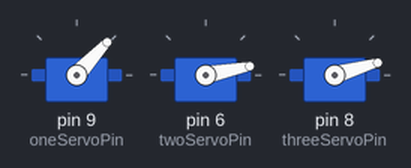
A sketch run on a simulated Arduino Uno, built with avr-gcc and run on an emulated ATmega328P. Shown: 3 × servo.

Above: at 1.15 s.
At 5.96 s:
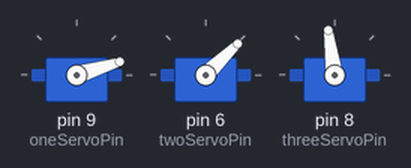
At 10.52 s:
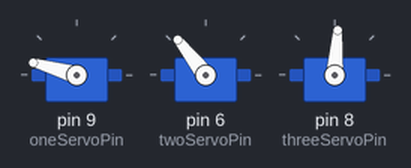
At 19.89 s:
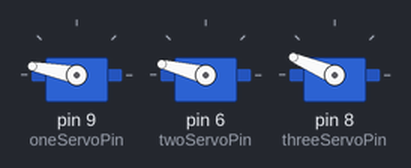
At 29.26 s:
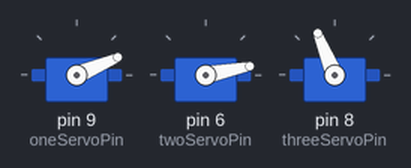
At 38.94 s:
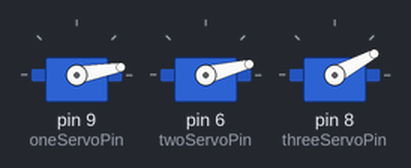
Timing chart, 0 to 40.0 s (numbered marks = the images above):
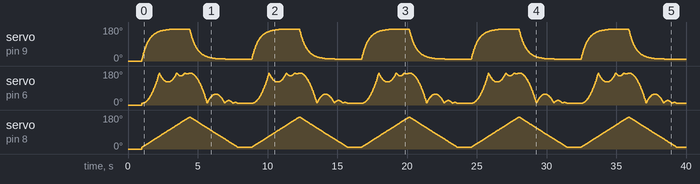

The sketch:

EasingDemo.ino
```cpp
#include <Arduino.h>
#include "easing.h"
#include <Servo.h>

Servo oneServo;
Servo twoServo;
Servo threeServo;


int oneServoPin = 9;
int twoServoPin = 6;
int threeServoPin = 8;

float iterations = 2000; // Iterationer pr animation

float pos = 0;
float oneServoPos = 0;
float twoServoPos = 0;
float threeServoPos = 0;


void setup() {
    oneServo.attach(oneServoPin);
    twoServo.attach(twoServoPin);
    threeServo.attach(threeServoPin);

    oneServo.write(0);
    twoServo.write(0);
    threeServo.write(0);


    delay(1000);

}

void loop() {
    for (pos = 0; pos <= iterations; pos++) {

        oneServoPos = 10 + 160 * ExponentialEaseOut(pos/iterations);
        twoServoPos = 10 + 160 * BounceEaseOut(pos/iterations);
        threeServoPos = 10 + 160 * pos/iterations;


        oneServo.write(oneServoPos);
        twoServo.write(twoServoPos);
        threeServo.write(threeServoPos);

        delay(1);
    }


    for (pos = iterations; pos >= 0; pos--) {

      oneServoPos = 10 + 160 * ExponentialEaseIn(pos/iterations);
      twoServoPos = 10 + 160 * BounceEaseIn(pos/iterations);
      threeServoPos = 10 + 160 * pos/iterations;


        oneServo.write(oneServoPos);
        twoServo.write(twoServoPos);
        threeServo.write(threeServoPos);

        delay(1);
    }

    delay(1000);
}
```

easing.c
```cpp
// (licence header left out)
#include <math.h>
#include "easing.h"

// Modeled after the line y = x
AHFloat LinearInterpolation(AHFloat p)
{
    return p;
}

// Modeled after the parabola y = x^2
AHFloat QuadraticEaseIn(AHFloat p)
{
    return p * p;
}

// Modeled after the parabola y = -x^2 + 2x
AHFloat QuadraticEaseOut(AHFloat p)
{
    return -(p * (p - 2));
}

// Modeled after the piecewise quadratic
// y = (1/2)((2x)^2)             ; [0, 0.5)
// y = -(1/2)((2x-1)*(2x-3) - 1) ; [0.5, 1]
AHFloat QuadraticEaseInOut(AHFloat p)
{
    if(p < 0.5)
    {
        return 2 * p * p;
    }
    else
    {
        return (-2 * p * p) + (4 * p) - 1;
    }
}

// Modeled after the cubic y = x^3
AHFloat CubicEaseIn(AHFloat p)
{
    return p * p * p;
}

// Modeled after the cubic y = (x - 1)^3 + 1
AHFloat CubicEaseOut(AHFloat p)
{
    AHFloat f = (p - 1);
    return f * f * f + 1;
}

// Modeled after the piecewise cubic
// y = (1/2)((2x)^3)       ; [0, 0.5)
// y = (1/2)((2x-2)^3 + 2) ; [0.5, 1]
AHFloat CubicEaseInOut(AHFloat p)
{
    if(p < 0.5)
    {
        return 4 * p * p * p;
    }
    else
    {
        AHFloat f = ((2 * p) - 2);
        return 0.5 * f * f * f + 1;
    }
}

// Modeled after the quartic x^4
AHFloat QuarticEaseIn(AHFloat p)
{
    return p * p * p * p;
}

// Modeled after the quartic y = 1 - (x - 1)^4
AHFloat QuarticEaseOut(AHFloat p)
{
    AHFloat f = (p - 1);
    return f * f * f * (1 - p) + 1;
}

// Modeled after the piecewise quartic
// y = (1/2)((2x)^4)        ; [0, 0.5)
// y = -(1/2)((2x-2)^4 - 2) ; [0.5, 1]
AHFloat QuarticEaseInOut(AHFloat p)
{
    if(p < 0.5)
    {
        return 8 * p * p * p * p;
    }
    else
    {
        AHFloat f = (p - 1);
        return -8 * f * f * f * f + 1;
    }
}

// Modeled after the quintic y = x^5
AHFloat QuinticEaseIn(AHFloat p)
{
    return p * p * p * p * p;
}

// Modeled after the quintic y = (x - 1)^5 + 1
AHFloat QuinticEaseOut(AHFloat p)
{
    AHFloat f = (p - 1);
    return f * f * f * f * f + 1;
}

// Modeled after the piecewise quintic
// y = (1/2)((2x)^5)       ; [0, 0.5)
// y = (1/2)((2x-2)^5 + 2) ; [0.5, 1]
AHFloat QuinticEaseInOut(AHFloat p)
{
    if(p < 0.5)
    {
        return 16 * p * p * p * p * p;
    }
    else
    {
        AHFloat f = ((2 * p) - 2);
        return  0.5 * f * f * f * f * f + 1;
    }
}

// Modeled after quarter-cycle of sine wave
AHFloat SineEaseIn(AHFloat p)
{
    return sin((p - 1) * M_PI_2) + 1;
}

// Modeled after quarter-cycle of sine wave (different phase)
AHFloat SineEaseOut(AHFloat p)
{
    return sin(p * M_PI_2);
}

// Modeled after half sine wave
AHFloat SineEaseInOut(AHFloat p)
{
    return 0.5 * (1 - cos(p * M_PI));
}

// Modeled after shifted quadrant IV of unit circle
AHFloat CircularEaseIn(AHFloat p)
{
    return 1 - sqrt(1 - (p * p));
}

// Modeled after shifted quadrant II of unit circle
AHFloat CircularEaseOut(AHFloat p)
{
    return sqrt((2 - p) * p);
}

// Modeled after the piecewise circular function
// y = (1/2)(1 - sqrt(1 - 4x^2))           ; [0, 0.5)
// y = (1/2)(sqrt(-(2x - 3)*(2x - 1)) + 1) ; [0.5, 1]
AHFloat CircularEaseInOut(AHFloat p)
{
    if(p < 0.5)
    {
        return 0.5 * (1 - sqrt(1 - 4 * (p * p)));
    }
    else
    {
        return 0.5 * (sqrt(-((2 * p) - 3) * ((2 * p) - 1)) + 1);
    }
}

// Modeled after the exponential function y = 2^(10(x - 1))
AHFloat ExponentialEaseIn(AHFloat p)
{
    return (p == 0.0) ? p : pow(2, 10 * (p - 1));
}

// Modeled after the exponential function y = -2^(-10x) + 1
AHFloat ExponentialEaseOut(AHFloat p)
{
    return (p == 1.0) ? p : 1 - pow(2, -10 * p);
}

// Modeled after the piecewise exponential
// y = (1/2)2^(10(2x - 1))         ; [0,0.5)
// y = -(1/2)*2^(-10(2x - 1))) + 1 ; [0.5,1]
AHFloat ExponentialEaseInOut(AHFloat p)
{
    if(p == 0.0 || p == 1.0) return p;

    if(p < 0.5)
    {
        return 0.5 * pow(2, (20 * p) - 10);
    }
    else
    {
        return -0.5 * pow(2, (-20 * p) + 10) + 1;
    }
}

// Modeled after the damped sine wave y = sin(13pi/2*x)*pow(2, 10 * (x - 1))
AHFloat ElasticEaseIn(AHFloat p)
{
    return sin(13 * M_PI_2 * p) * pow(2, 10 * (p - 1));
}

// Modeled after the damped sine wave y = sin(-13pi/2*(x + 1))*pow(2, -10x) + 1
AHFloat ElasticEaseOut(AHFloat p)
{
    return sin(-13 * M_PI_2 * (p + 1)) * pow(2, -10 * p) + 1;
}

// Modeled after the piecewise exponentially-damped sine wave:
// y = (1/2)*sin(13pi/2*(2*x))*pow(2, 10 * ((2*x) - 1))      ; [0,0.5)
// y = (1/2)*(sin(-13pi/2*((2x-1)+1))*pow(2,-10(2*x-1)) + 2) ; [0.5, 1]
AHFloat ElasticEaseInOut(AHFloat p)
{
    if(p < 0.5)
    {
        return 0.5 * sin(13 * M_PI_2 * (2 * p)) * pow(2, 10 * ((2 * p) - 1));
    }
    else
    {
        return 0.5 * (sin(-13 * M_PI_2 * ((2 * p - 1) + 1)) * pow(2, -10 * (2 * p - 1)) + 2);
    }
}

// Modeled after the overshooting cubic y = x^3-x*sin(x*pi)
AHFloat BackEaseIn(AHFloat p)
{
    return p * p * p - p * sin(p * M_PI);
}

// Modeled after overshooting cubic y = 1-((1-x)^3-(1-x)*sin((1-x)*pi))
AHFloat BackEaseOut(AHFloat p)
{
    AHFloat f = (1 - p);
    return 1 - (f * f * f - f * sin(f * M_PI));
}

// Modeled after the piecewise overshooting cubic function:
// y = (1/2)*((2x)^3-(2x)*sin(2*x*pi))           ; [0, 0.5)
// y = (1/2)*(1-((1-x)^3-(1-x)*sin((1-x)*pi))+1) ; [0.5, 1]
AHFloat BackEaseInOut(AHFloat p)
{
    if(p < 0.5)
    {
        AHFloat f = 2 * p;
        return 0.5 * (f * f * f - f * sin(f * M_PI));
    }
    else
    {
        AHFloat f = (1 - (2*p - 1));
        return 0.5 * (1 - (f * f * f - f * sin(f * M_PI))) + 0.5;
    }
}

AHFloat BounceEaseIn(AHFloat p)
{
    return 1 - BounceEaseOut(1 - p);
}

AHFloat BounceEaseOut(AHFloat p)
{
    if(p < 4/11.0)
    {
        return (121 * p * p)/16.0;
    }
    else if(p < 8/11.0)
    {
        return (363/40.0 * p * p) - (99/10.0 * p) + 17/5.0;
    }
    else if(p < 9/10.0)
    {
        return (4356/361.0 * p * p) - (35442/1805.0 * p) + 16061/1805.0;
    }
    else
    {
        return (54/5.0 * p * p) - (513/25.0 * p) + 268/25.0;
    }
}

AHFloat BounceEaseInOut(AHFloat p)
{
    if(p < 0.5)
    {
        return 0.5 * BounceEaseIn(p*2);
    }
    else
    {
        return 0.5 * BounceEaseOut(p * 2 - 1) + 0.5;
    }
}
```

easing.h
```cpp
// (licence header left out)
#ifndef AH_EASING_H
#define AH_EASING_H

#if defined(__LP64__) && !defined(AH_EASING_USE_DBL_PRECIS)
#define AH_EASING_USE_DBL_PRECIS
#endif

#ifdef AH_EASING_USE_DBL_PRECIS
#define AHFloat double
#else
#define AHFloat float
#endif

#if defined __cplusplus
extern "C" {
#endif

typedef AHFloat (*AHEasingFunction)(AHFloat);

// Linear interpolation (no easing)
AHFloat LinearInterpolation(AHFloat p);

// Quadratic easing; p^2
AHFloat QuadraticEaseIn(AHFloat p);
AHFloat QuadraticEaseOut(AHFloat p);
AHFloat QuadraticEaseInOut(AHFloat p);

// Cubic easing; p^3
AHFloat CubicEaseIn(AHFloat p);
AHFloat CubicEaseOut(AHFloat p);
AHFloat CubicEaseInOut(AHFloat p);

// Quartic easing; p^4
AHFloat QuarticEaseIn(AHFloat p);
AHFloat QuarticEaseOut(AHFloat p);
AHFloat QuarticEaseInOut(AHFloat p);

// Quintic easing; p^5
AHFloat QuinticEaseIn(AHFloat p);
AHFloat QuinticEaseOut(AHFloat p);
AHFloat QuinticEaseInOut(AHFloat p);

// Sine wave easing; sin(p * PI/2)
AHFloat SineEaseIn(AHFloat p);
AHFloat SineEaseOut(AHFloat p);
AHFloat SineEaseInOut(AHFloat p);

// Circular easing; sqrt(1 - p^2)
AHFloat CircularEaseIn(AHFloat p);
AHFloat CircularEaseOut(AHFloat p);
AHFloat CircularEaseInOut(AHFloat p);

// Exponential easing, base 2
AHFloat ExponentialEaseIn(AHFloat p);
AHFloat ExponentialEaseOut(AHFloat p);
AHFloat ExponentialEaseInOut(AHFloat p);

// Exponentially-damped sine wave easing
AHFloat ElasticEaseIn(AHFloat p);
AHFloat ElasticEaseOut(AHFloat p);
AHFloat ElasticEaseInOut(AHFloat p);

// Overshooting cubic easing;
AHFloat BackEaseIn(AHFloat p);
AHFloat BackEaseOut(AHFloat p);
AHFloat BackEaseInOut(AHFloat p);

// Exponentially-decaying bounce easing
AHFloat BounceEaseIn(AHFloat p);
AHFloat BounceEaseOut(AHFloat p);
AHFloat BounceEaseInOut(AHFloat p);

#ifdef __cplusplus
}
#endif

#endif
```
